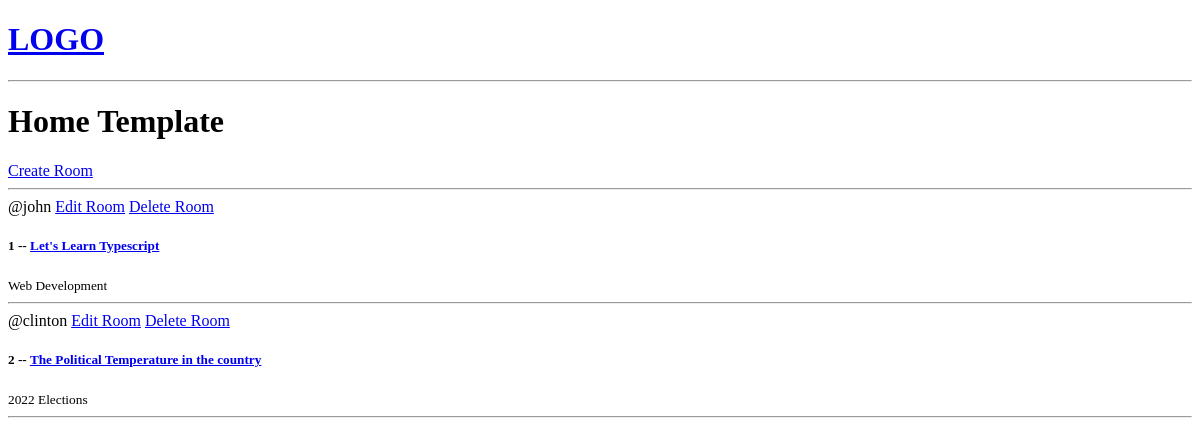
Before: / with the older database file.
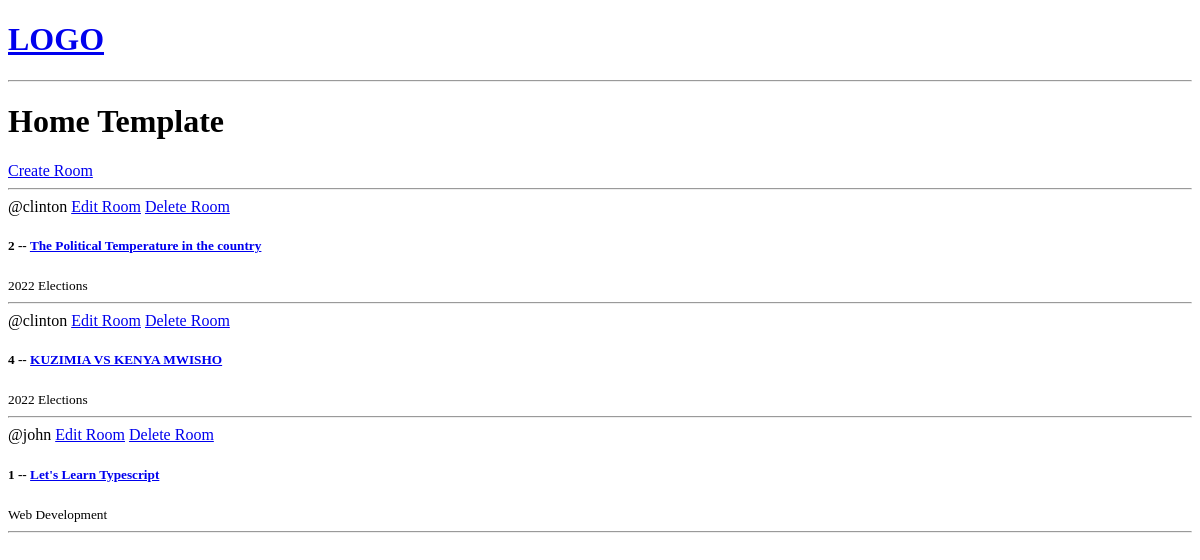
After: the same page with the newer database file.
### tubonge/models.py (models this page shows, shortened)
class Room(models.Model):
    host = models.ForeignKey(User, on_delete=models.SET_NULL, null=True)
    topic = models.ForeignKey(Topic, on_delete=models.SET_NULL, null=True)
    name = models.CharField(max_length=200)
    description = models.TextField(null=True, blank=True)
    updated = models.DateTimeField(auto_now=True)
    created = models.DateTimeField(auto_now_add=True)
    class Meta:
        ordering = ['-updated', '-created']

class Topic(models.Model):
    name = models.CharField(max_length=200)

### tubonge/views.py (the view)
# urls.py: urlpatterns = [path('', views.home, name="home"),
def home(request):
    rooms = Room.objects.all()
    context = {'rooms': rooms}
    return render(request, 'tubonge/home.html', context)

### tubonge/templates/tubonge/home.html (shortened to what this page needs)
{% extends 'main.html' %} {% block content%}
<h1>Home Template</h1>
<div>
  <a href="{% url 'create-room' %}">Create Room</a>
  <hr />
  <div>
    {% for room in rooms %}
    <span>@{{room.host.username}}</span>
      <a href="{% url 'update-room' room.id %}">Edit Room</a>
      <a href="{% url 'delete-room' room.id %}">Delete Room</a>
      <h5>
        {{room.id}} -- <a href="{% url 'room' room.id %}"> {{room.name}} </a>
      </h5>
      <small>{{room.topic.name}}</small>
      <hr />
    </div>
    {% endfor %}
{% endblock content%}

### templates/main.html (shortened to what this page needs)
<!DOCTYPE html>
<html lang="en">
  <head>
  </head>
  <body>
    {% include 'navbar.html' %} {% block content %} {% endblock content%}
  </body>
</html>

### templates/navbar.html
<a href="/">
  <h1>LOGO</h1>
</a>
<hr />

Changed rows visible on the page:
changed Room "The Political Temperature in the country": moves up the list
added Room: host.username "clinton", id "4", name "KUZIMIA VS KENYA MWISHO", topic.name "2022 Elections"
